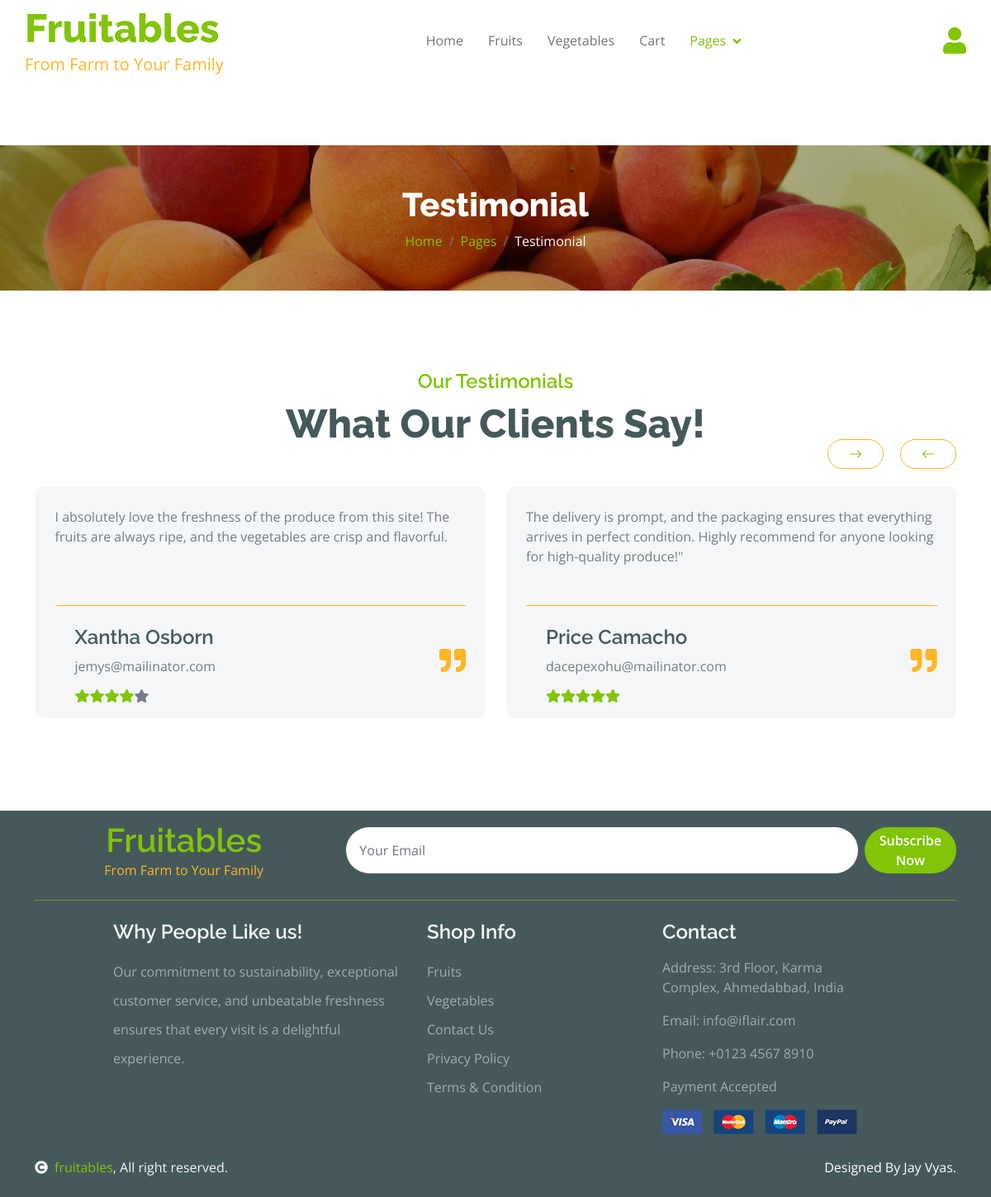
Page /testimonial/ on the committed database.
### myapp/models.py (models this page shows, shortened)
class Testimonial(models.Model):
    testimonial_id = models.AutoField(primary_key=True)  # Primary key field
    name = models.CharField(max_length=255)  # Field for the name of the person giving the testimonial
    email = models.EmailField()  # Field for the email of the person giving the testimonial
    review = models.TextField()  # Field for the testimonial review
    rating = models.PositiveIntegerField()  # Field for rating (ensure it is an integer)
    created_at = models.DateTimeField(auto_now_add=True)

### myapp/views.py (the view)
# urls.py: path('testimonial/', views.testimonial, name='testimonial'),
def testimonial(request):
    reviews = Testimonial.objects.filter(rating__gt=3)[:6]
    return render(request , 'testimonial.html',{'reviews': reviews})

### myapp/forms.py
class SubscribeForm(forms.Form):
    model = Subscriber
    email = forms.EmailField(
        widget=forms.EmailInput(attrs={
            'class': 'form-control border-0 py-3 px-3 rounded-pill',
            'placeholder': 'Your Email'
        }),
        required=True,
    )

### myapp/context_processors.py (called while the page is built)
def global_context(request):
    return {
        'subscribe_form': SubscribeForm()
    }

def cart_item_count(request):
    if request.user.is_authenticated:
        cart_items = CartItem.objects.filter(user=request.user)
        total_count = sum(item.quantity for item in cart_items)
        return {'cart_item_count': total_count}
    return {'cart_item_count': 0}

### templates/testimonial.html (shortened to what this page needs)
{% extends "base.html" %}
{% load static %}
{% block content %}
<div class="container-fluid page-header py-5">
    <h1 class="text-center text-white display-6">Testimonial</h1>
    <ol class="breadcrumb justify-content-center mb-0">
        <li class="breadcrumb-item"><a href="{% url 'index' %}">Home</a></li>
        <li class="breadcrumb-item"><a href="#">Pages</a></li>
        <li class="breadcrumb-item active text-white">Testimonial</li>
    </ol>
</div>
<div class="container-fluid testimonial py-5">
    <div class="container py-5">
        <div class="testimonial-header text-center">
            <h4 class="text-primary">Our Testimonials</h4>
            <h1 class="display-5 mb-5 text-dark">What Our Clients Say!</h1>
        </div>
        <div class="owl-carousel testimonial-carousel">
            {% for review in reviews %}
            <div class="testimonial-item img-border-radius bg-light rounded p-4" style="height: 280px;">
                <div class="position-relative h-100">
                    <i class="fa fa-quote-right fa-2x text-secondary position-absolute" style="bottom: 30px; right: 0;"></i>
                    <div class="mb-4 pb-4 border-bottom border-secondary" style="height: 120px; overflow: hidden;">
                        <p class="mb-0" style="height: 100%; overflow-y: auto;">{{ review.review }}</p>
                    </div>
                    <div class="d-flex align-items-center flex-nowrap">
                        <div class="ms-4 d-block">
                            <h4 class="text-dark">{{ review.name }}</h4>
                            <p class="m-0 pb-3">{{ review.email }}</p>
                            <div class="d-flex pe-5">
                                {% for star in "12345" %}
                                <i class="fas fa-star {% if forloop.counter <= review.rating %}text-primary{% endif %}"></i>
                                {% endfor %}
                            </div>
                        </div>
                    </div>
                </div>
            </div>
            {% endfor %}
        </div>
    </div>
</div>
{% endblock %}

### static/css/style.css (style rules this page uses)
.page-header { position: relative; background: linear-gradient(rgba(0, 0, 0, 0.3), rgba(0, 0, 0, 0.3)), url(../img/cart-page-header-img.jpg); background-position: center center; background-repeat: no-repeat; background-size: cover; }
@media (min-width: 992px) { .hero-header, .page-header { margin-top: 152px !important; } }

### rows in the picture
Testimonial: review "I absolutely love the freshness of the produce from this site! The fruits are always ripe, and the vegetables are crisp and flavorful.", name "Xantha Osborn", email "jemys@mailinator.com", rating 4 (drawn)
Testimonial: review "The delivery is prompt, and the packaging ensures that everything arrives in perfect condition. Highly recommend for anyone looking for high-quality produce!\"", name "Price Camacho", email "dacepexohu@mailinator.com", rating 5 (drawn)
